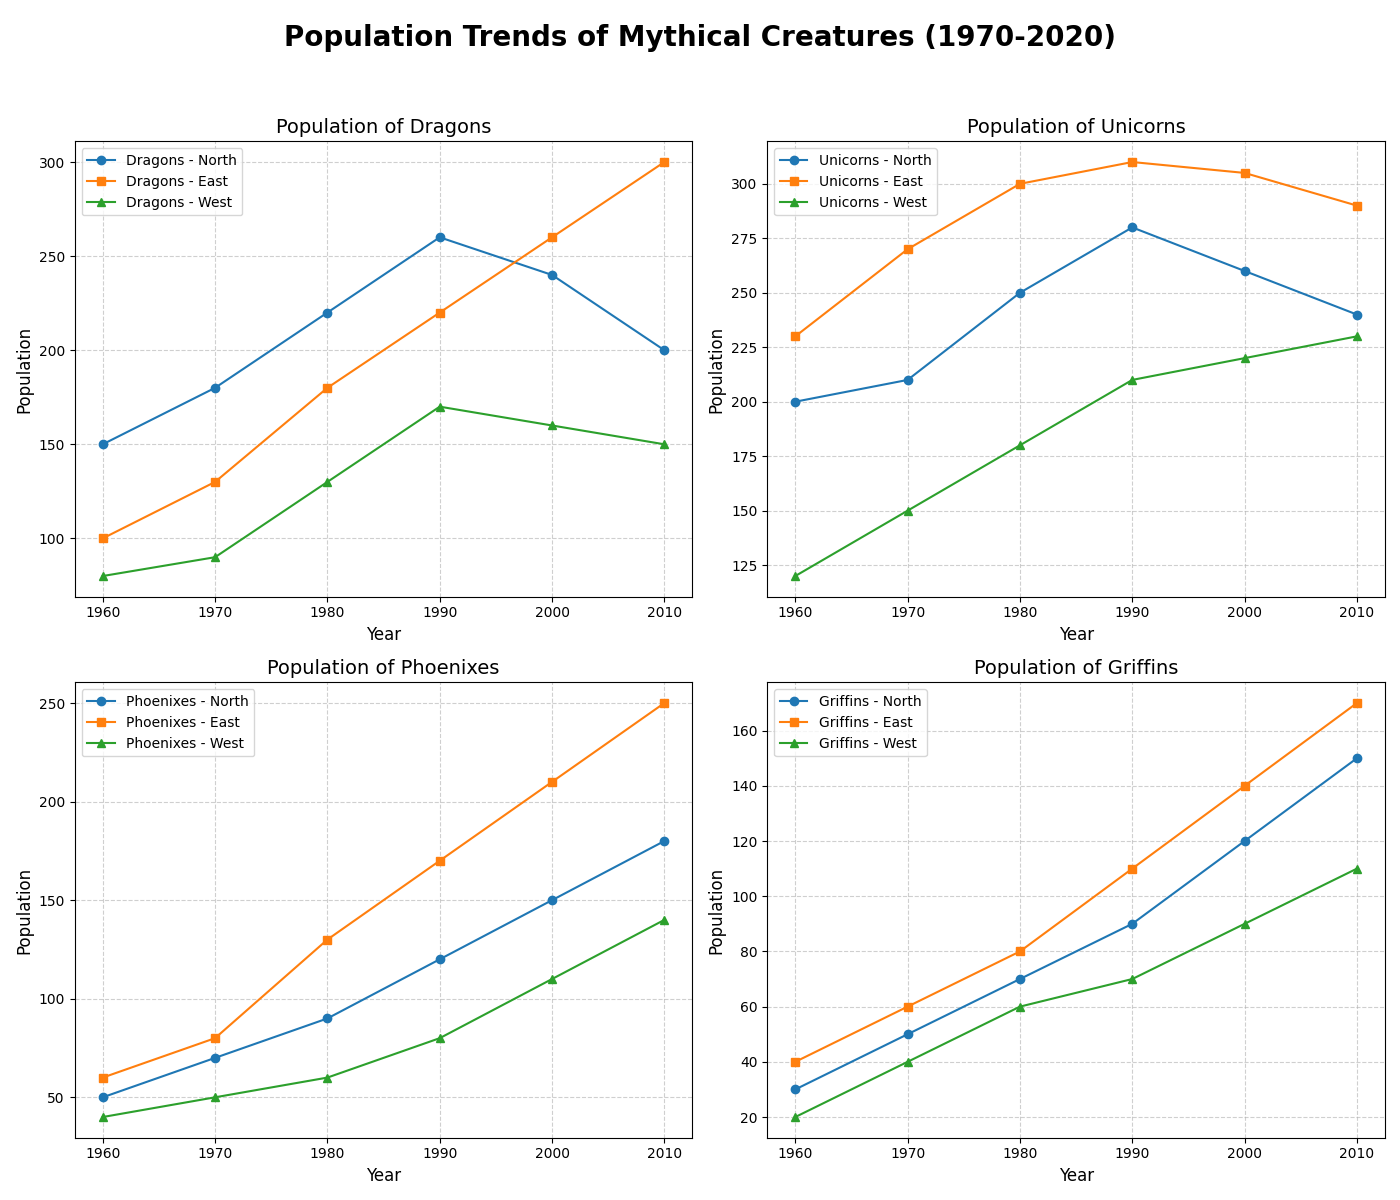

This chart was generated by the following Python code:
import matplotlib.pyplot as plt
import numpy as np

years = np.arange(1960, 2020, 10)

dragons_north = [150, 180, 220, 260, 240, 200]
dragons_east = [100, 130, 180, 220, 260, 300]
dragons_west = [80, 90, 130, 170, 160, 150]

unicorns_north = [200, 210, 250, 280, 260, 240]
unicorns_east = [230, 270, 300, 310, 305, 290]
unicorns_west = [120, 150, 180, 210, 220, 230]

phoenixes_north = [50, 70, 90, 120, 150, 180]
phoenixes_east = [60, 80, 130, 170, 210, 250]
phoenixes_west = [40, 50, 60, 80, 110, 140]

griffins_north = [30, 50, 70, 90, 120, 150]
griffins_east = [40, 60, 80, 110, 140, 170]
griffins_west = [20, 40, 60, 70, 90, 110]

def plot_creature(ax, years, data_north, data_east, data_west, creature_name):
    ax.plot(years, data_north, label=f'{creature_name} - North', marker='o')
    ax.plot(years, data_east, label=f'{creature_name} - East', marker='s')
    ax.plot(years, data_west, label=f'{creature_name} - West', marker='^')
    ax.set_title(f'Population of {creature_name}', fontsize=14)
    ax.set_xlabel('Year', fontsize=12)
    ax.set_ylabel('Population', fontsize=12)
    ax.legend(loc='upper left', fontsize=10)
    ax.grid(True, linestyle='--', alpha=0.6)

# Set up the figure with 2x2 subplots
fig, axes = plt.subplots(2, 2, figsize=(14, 12))

# Flatten the axes array for easier indexing
axes = axes.flatten()

# Plot each creature using the function
plot_creature(axes[0], years, dragons_north, dragons_east, dragons_west, 'Dragons')
plot_creature(axes[1], years, unicorns_north, unicorns_east, unicorns_west, 'Unicorns')
plot_creature(axes[2], years, phoenixes_north, phoenixes_east, phoenixes_west, 'Phoenixes')
plot_creature(axes[3], years, griffins_north, griffins_east, griffins_west, 'Griffins')

fig.suptitle('Population Trends of Mythical Creatures (1970-2020)', fontsize=20, fontweight='bold', y=0.98)
plt.tight_layout(rect=[0, 0, 1, 0.95])

plt.show()
